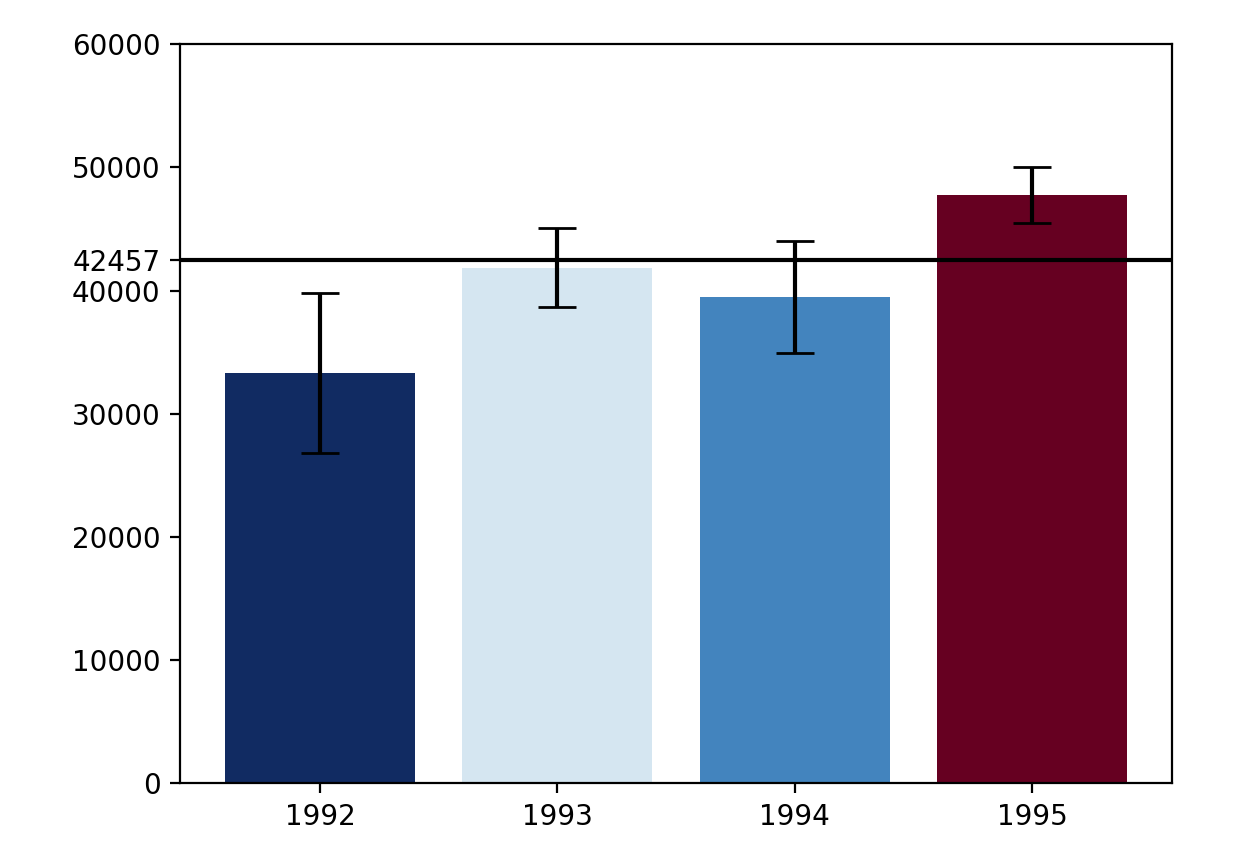

Python code for this plot:

# coding: utf-8

# # Assignment 3 - Building a Custom Visualization
# 
# ---
# 
# In this assignment you must choose one of the options presented below and submit a visual as well as your source code for peer grading. The details of how you solve the assignment are up to you, although your assignment must use matplotlib so that your peers can evaluate your work. The options differ in challenge level, but there are no grades associated with the challenge level you chose. However, your peers will be asked to ensure you at least met a minimum quality for a given technique in order to pass. Implement the technique fully (or exceed it!) and you should be able to earn full grades for the assignment.
# 
# 
# &nbsp;&nbsp;&nbsp;&nbsp;&nbsp;&nbsp;Ferreira, N., Fisher, D., & Konig, A. C. (2014, April). [Sample-oriented task-driven visualizations: allowing users to make better, more confident decisions.](https://www.microsoft.com/en-us/research/wp-content/uploads/2016/02/Ferreira_Fisher_Sample_Oriented_Tasks.pdf) 
# &nbsp;&nbsp;&nbsp;&nbsp;&nbsp;&nbsp;In Proceedings of the SIGCHI Conference on Human Factors in Computing Systems (pp. 571-580). ACM. ([video](https://www.youtube.com/watch?v=BI7GAs-va-Q))
# 
# 
# In this [paper](https://www.microsoft.com/en-us/research/wp-content/uploads/2016/02/Ferreira_Fisher_Sample_Oriented_Tasks.pdf) the authors describe the challenges users face when trying to make judgements about probabilistic data generated through samples. As an example, they look at a bar chart of four years of data (replicated below in Figure 1). Each year has a y-axis value, which is derived from a sample of a larger dataset. For instance, the first value might be the number votes in a given district or riding for 1992, with the average being around 33,000. On top of this is plotted the 95% confidence interval for the mean (see the boxplot lectures for more information, and the yerr parameter of barcharts).
# 
# <br>
# <img src="readonly/Assignment3Fig1.png" alt="Figure 1" style="width: 400px;"/>
# <h4 style="text-align: center;" markdown="1">  &nbsp;&nbsp;&nbsp;&nbsp;&nbsp;&nbsp;&nbsp;&nbsp;Figure 1 from (Ferreira et al, 2014).</h4>
# 
# <br>
# 
# A challenge that users face is that, for a given y-axis value (e.g. 42,000), it is difficult to know which x-axis values are most likely to be representative, because the confidence levels overlap and their distributions are different (the lengths of the confidence interval bars are unequal). One of the solutions the authors propose for this problem (Figure 2c) is to allow users to indicate the y-axis value of interest (e.g. 42,000) and then draw a horizontal line and color bars based on this value. So bars might be colored red if they are definitely above this value (given the confidence interval), blue if they are definitely below this value, or white if they contain this value.
# 
# 
# <br>
# <img src="readonly/Assignment3Fig2c.png" alt="Figure 1" style="width: 400px;"/>
# <h4 style="text-align: center;" markdown="1">  Figure 2c from (Ferreira et al. 2014). Note that the colorbar legend at the bottom as well as the arrows are not required in the assignment descriptions below.</h4>
# 
# <br>
# <br>
# 
# **Easiest option:** Implement the bar coloring as described above - a color scale with only three colors, (e.g. blue, white, and red). Assume the user provides the y axis value of interest as a parameter or variable.
# 
# 
# **Harder option:** Implement the bar coloring as described in the paper, where the color of the bar is actually based on the amount of data covered (e.g. a gradient ranging from dark blue for the distribution being certainly below this y-axis, to white if the value is certainly contained, to dark red if the value is certainly not contained as the distribution is above the axis).
# 
# **Even Harder option:** Add interactivity to the above, which allows the user to click on the y axis to set the value of interest. The bar colors should change with respect to what value the user has selected.
# 
# **Hardest option:** Allow the user to interactively set a range of y values they are interested in, and recolor based on this (e.g. a y-axis band, see the paper for more details).
# 
# ---
# 
# *Note: The data given for this assignment is not the same as the data used in the article and as a result the visualizations may look a little different.*

# In[ ]:




# In[1]:

# Use the following data for this assignment:
get_ipython().magic('matplotlib notebook')
import pandas as pd
import numpy as np
from scipy.stats import norm
import matplotlib.pyplot as plt
import matplotlib.colors as col

np.random.seed(12345)

df = pd.DataFrame([np.random.normal(32000,200000,3650), 
                   np.random.normal(43000,100000,3650), 
                   np.random.normal(43500,140000,3650), 
                   np.random.normal(48000,70000,3650)], 
                  index=[1992,1993,1994,1995])


df=df.T
df.describe()

CI95=norm.ppf(0.975)
n=len(df.index)


means=df.apply(np.mean).to_frame()
means.reset_index(inplace=True)
means.columns=["Year","Mean"]


SDs=df.apply(np.std).to_frame()
SDs.reset_index(inplace=True)
SDs.columns=["Year","SD"]
SDs['SD']=SDs['SD']/np.sqrt(n)
SDs

stats=means.merge(SDs,on='Year')


stats['CIMin']=stats['Mean']-(CI95*stats['SD'])
stats['CIMax']=stats['Mean']+(CI95*stats['SD'])
stats['yerr']=CI95*stats['SD']

#stats.set_index('Year',inplace=True)

axisticks = range(len(stats.index))

def barcolor(y):

    stats['ColorPercent']=((stats['CIMax']-y)/(stats['CIMax']-stats['CIMin']))
    stats.loc[stats['ColorPercent'] >1, 'ColorPercent'] = 1
    stats.loc[stats['ColorPercent'] <0, 'ColorPercent'] = 0
    return stats['ColorPercent']

cmap = plt.cm.get_cmap('RdBu_r')




def onclick(event):
    
     event.ydata=int(event.ydata) 
     plt.cla()
     #Plot the same like before
     stats['ColorPercent']=barcolor(event.ydata)
     stats['color'] = [cmap(x) for x in stats['ColorPercent']]
     plt.bar(axisticks,stats['Mean'],yerr=stats['yerr'], capsize=7,color=stats['color'])
     plt.xticks(axisticks,stats['Year'])
     plt.gca().set_ylim(0, 60000)
     
    #Add ytick & line
     
     yt = plt.gca().get_yticks()
     yt = np.append(yt, event.ydata)
     plt.gca().set_yticks(yt)

    
     plt.axhline(y=event.ydata,color='black')
     





fig=plt.figure()
ax = fig.add_subplot(111)

plt.bar(axisticks,stats['Mean'],yerr=stats['yerr'], capsize=7,color='skyblue')
plt.xticks(axisticks,stats['Year'])
yt = plt.gca().get_yticks()
plt.gca().set_yticks(yt)


plt.gcf().canvas.mpl_connect('button_press_event',onclick)
plt.show()
